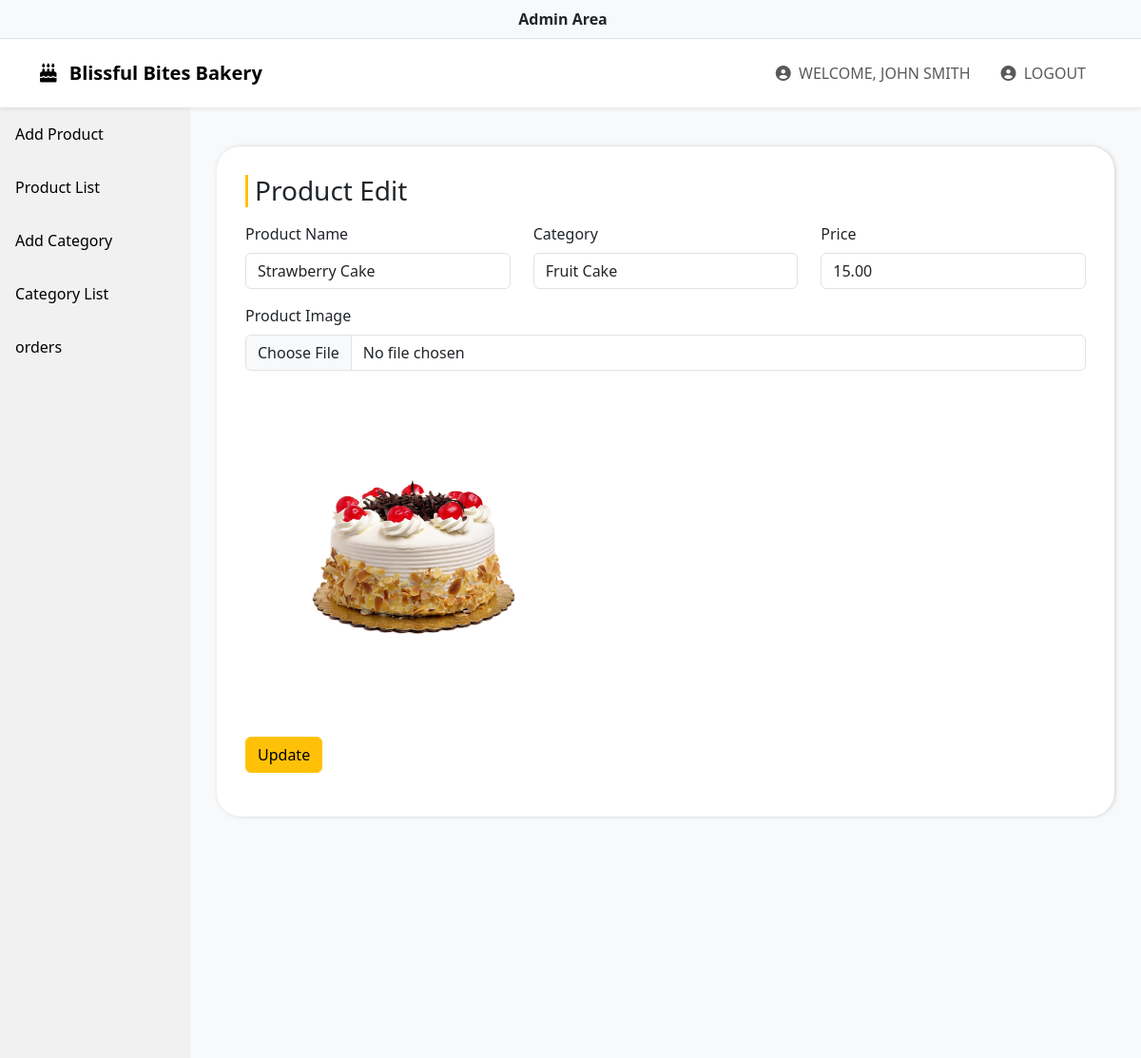
Page /admin/product-edit.php?edit=2 (signed in) on the committed database.
### tables this page shows
CREATE TABLE `products` (
  `prod_id` int(11) NOT NULL,
  `prod_name` varchar(100) DEFAULT NULL,
  `price` decimal(10,2) DEFAULT NULL,
  `prod_image` varchar(100) DEFAULT NULL,
  `prod_cat_id` int(11) DEFAULT NULL
);

### admin/product-edit.php (the view, shortened to what this page needs)
<?php
include '../includes/dbconnect.php';
if(isset($_GET['edit']))
{
$prodid = $_GET['edit'];
$prod_sel = mysqli_query($con,"select * from products where prod_id='$prodid'");
$prodrec = mysqli_fetch_array($prod_sel);
}
?>
<!DOCTYPE html>
<html lang="en">
<?php include '../includes/header.php';?>
<link rel="stylesheet" type="text/css" href="assets/css/style.css">
<body>
<main>
<?php include 'includes/navbar.php'; ?>
<?php include 'includes/sidebar.php'; ?>
<div class="content bg-light">
 <section>
 <div class="container">
 <div class="row">
<div class="col-md-12 mb-5">
				<div class="formdiv">
				<h3 class="title border-left mb-3">Product Edit</h3>
					<form class="contact-form" action="" method="POST" enctype="multipart/form-data">
                        <div class="row">
						<div class="col-md-4">
						<div class="mb-3">
                            <label class="form-label">Product Name</label>
                            <input type="text" class="form-control" name="prod_name" value="<?php echo $prodrec['prod_name']; ?>" required>
                        </div>
						</div>
						<div class="col-md-4">
						<div class="mb-3">
                            <label class="form-label">Category</label>
                            <select class="form-control" name="category" required>
							<?php
							$category = mysqli_query($con,"select * from category");
							while($catrec = mysqli_fetch_array($category))
							{
								if($catrec['catid'] == $prodrec['prod_cat_id'])
								{
									$selected="selected";
								}
								else
								{
									$selected = "";
								}
							?>
							<option value="<?php echo $catrec['catid']; ?>" <?php echo $selected; ?>><?php echo $catrec['category_name']; ?></option>
							<?php
							}
							?>
							</select>
                        </div>
						</div>
						<div class="col-md-4">
						<div class="mb-3">
                            <label class="form-label">Price</label>
                           <input type="number" class="form-control" name="price" value="<?php echo $prodrec['price']; ?>"  required>
                        </div>
						</div>
						<div class="col-md-12">
						<div class="mb-3">
                            <label class="form-label">Product Image</label><br>
                            <input type="file" class="form-control" name="prodimg">
							<br>
							<div style="width:40%">
							<img src="../uploads/<?php echo $prodrec['prod_image']; ?>" width="100%">
							</div>
                        </div>
						</div>
						</div>
                        <button type="submit" name="submit" class="btn btn-warning">Update</button>
                    </form>
				</div>
				</div>
 </div>
 </div>
 </section>
</div>
</main>
</body>
</html>

### admin/assets/css/style.css (style rules this page uses)
section { padding: 40px 0px; }
div.content { margin-left: 200px; padding: 1px 16px; height: 1000px; }
.formdiv { background-color: #ffffff; padding: 30px; border-radius: 25px; box-shadow: 1px 0px 7px -4px #555; }
.border-left { border-left: 3px solid #ffc107; padding-left: 7px; }

### rows in the picture
products: prod_name "Strawberry Cake", price "15.00", prod_image (picture)

### other values in the picture
$_SESSION['username'] "JOHN SMITH"
form field category "Fruit Cake"
